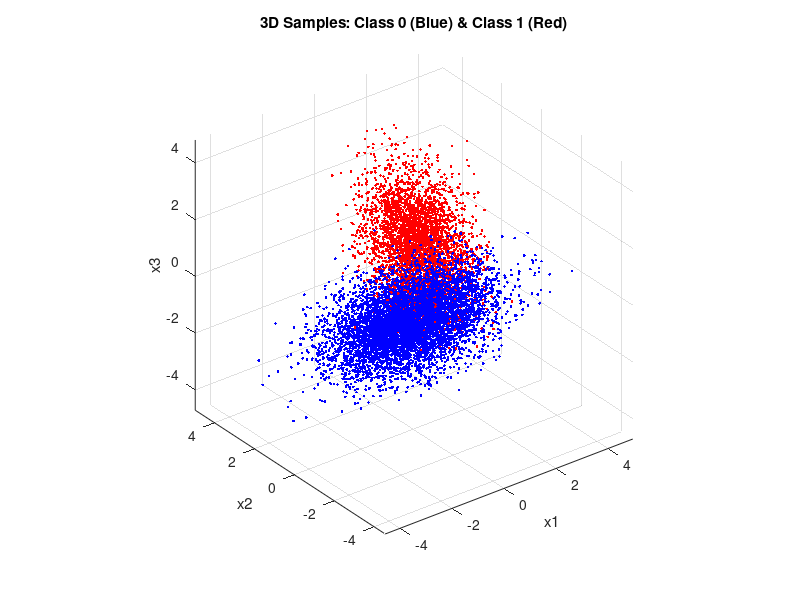
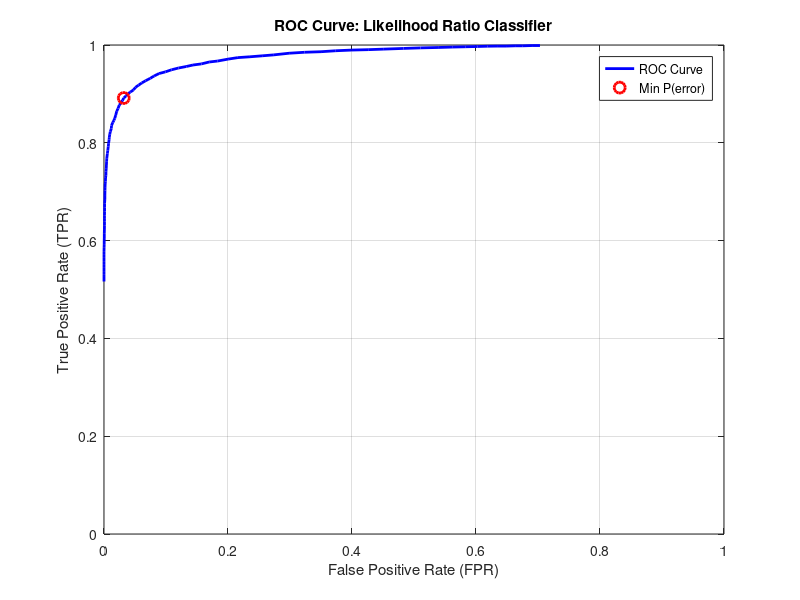

Recreate these plots in MATLAB, in order.
%% Part A2

clc; clear; close all;

N = 10000;              
P0 = 0.65;              
P1 = 0.35;              

m0 = [-0.5; -0.5; -0.5];
C0 = [1 -0.5 0.3; -0.5 1 -0.5; 0.3 -0.5 1];

m1 = [1; 1; 1];
C1 = [1 0.3 -0.2; 0.3 1 0.3; -0.2 0.3 1];
u = rand(1,N) >= P0;       
N0 = sum(u==0);             
N1 = sum(u==1);             
labels = [zeros(N0,1); ones(N1,1)];

L0 = chol(C0,'lower');     
L1 = chol(C1,'lower');     

r0 = repmat(m0,1,N0) + L0*randn(3,N0);  
r1 = repmat(m1,1,N1) + L1*randn(3,N1);  


r0 = r0';   
r1 = r1';

X = [r0; r1]; 

figure;
plot3(r0(:,1), r0(:,2), r0(:,3), '.b'); hold on;
plot3(r1(:,1), r1(:,2), r1(:,3), '.r');
xlabel('x1'); ylabel('x2'); zlabel('x3');
title('3D Samples: Class 0 (Blue) & Class 1 (Red)');
axis equal; grid on;

d = 3; 
invC0 = inv(C0); detC0 = det(C0);
invC1 = inv(C1); detC1 = det(C1);

p0 = zeros(N,1);
p1 = zeros(N,1);

for i = 1:N
    x = X(i,:)';
    p0(i) = (1/((2*pi)^(d/2)*sqrt(detC0))) * exp(-0.5*(x-m0)'*invC0*(x-m0));
    p1(i) = (1/((2*pi)^(d/2)*sqrt(detC1))) * exp(-0.5*(x-m1)'*invC1*(x-m1));
end

ratio = p1 ./ p0;
gamma = P0/P1;            
D = ratio > gamma;         

TP = sum(D==1 & labels==1);  
FP = sum(D==1 & labels==0);  
TN = sum(D==0 & labels==0);  
FN = sum(D==0 & labels==1);  

TPR = TP / N1;               
FPR = FP / N0;               
P_error = FP/N*N0 + FN/N*N1;
fprintf('Threshold gamma: %.3f\n', gamma);
fprintf('TPR: %.3f, FPR: %.3f\n', TPR, FPR);
fprintf('Estimated probability of error: %.3f\n', P_error);


gamma_values = logspace(-2, 3, 100); 

N = size(X,1);       
N0 = sum(labels==0);  
N1 = sum(labels==1); 

TPR = zeros(length(gamma_values),1);
FPR = zeros(length(gamma_values),1);

for i = 1:length(gamma_values)
    gamma = gamma_values(i);
    
   
    D = ratio > gamma; 
    
    
    TP = sum(D==1 & labels==1);
   
    FP = sum(D==1 & labels==0);
    
   
    TPR(i) = TP / N1;
    FPR(i) = FP / N0;
end


figure;
plot(FPR, TPR, '-b', 'LineWidth', 2);
xlabel('False Positive Rate (FPR)');
ylabel('True Positive Rate (TPR)');
title('ROC Curve: Likelihood Ratio Classifier');
grid on;
axis([0 1 0 1]);


P_error = zeros(length(gamma_values),1);

for i = 1:length(gamma_values)
    D = ratio > gamma_values(i);
    FP = sum(D==1 & labels==0);
    FN = sum(D==0 & labels==1);
    
    P_error(i) = (FP/N0)*P0 + (FN/N1)*P1; 
end

[minP, idx] = min(P_error); 
gamma_min = gamma_values(idx); 
D_min = ratio > gamma_min;

hold on;
plot(FPR(idx), TPR(idx), 'ro', 'MarkerSize', 8, 'LineWidth', 2);
legend('ROC Curve', 'Min P(error)');
fprintf('Minimum probability of error: %.4f at gamma = %.3f\n', minP, gamma_min);
